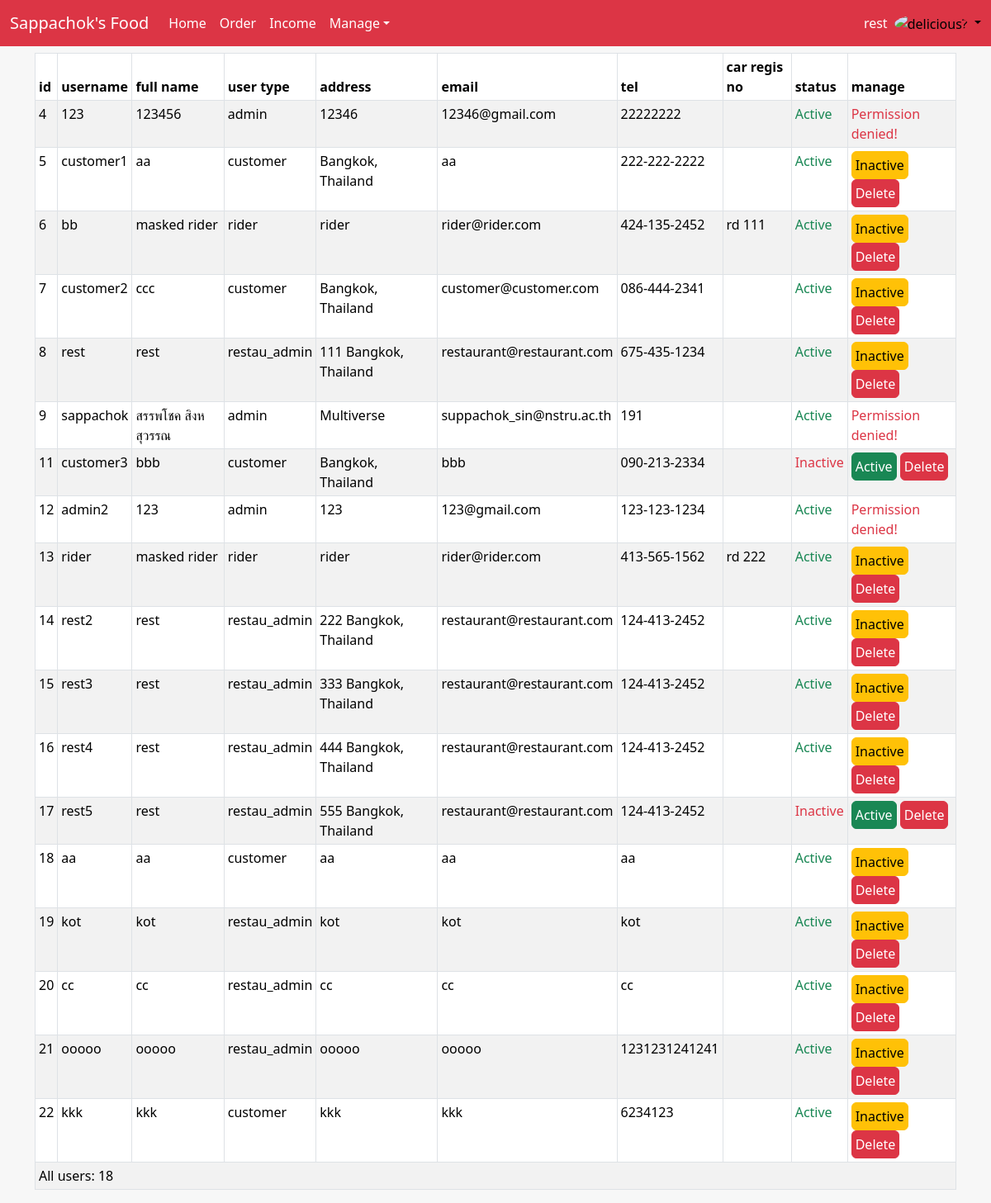
Screenshot of /admin/edit_user.php (signed in) with the database file from the repository.
### tables this page shows
CREATE TABLE `user` (
  `user_id` int(11) NOT NULL,
  `username` varchar(20) NOT NULL,
  `password` varchar(30) NOT NULL,
  `full_name` varchar(100) NOT NULL,
  `user_type` varchar(50) NOT NULL COMMENT 'ADMIN\r\nRESTAU_ADMIN\r\nCUSTOMER\r\nRIDER\r\n',
  `address` varchar(100) NOT NULL,
  `picture` varchar(400) DEFAULT NULL,
  `email` varchar(319) NOT NULL,
  `tel` varchar(50) NOT NULL,
  `car_regis_no` varchar(50) DEFAULT NULL,
  `status` int(1) NOT NULL
);

### admin/edit_user.php (the view)
<?php
include("../header.php");
?>
<div class='container mt-2 table-responsive'>
    <table class='table table-sm table-white table-bordered table-striped'>
        <thead>
            <tr style='background-color: #ff8582;'>
                <th>id</th>
                <th>username</th>
                <th>full name</th>
                <th>user type</th>
                <th>address</th>
                <th>email</th>
                <th>tel</th>
                <th>car regis no</th>
                <th>status</th>
                <th>manage</th>
            </tr>
        </thead>
        <tbody>
            <?php
            $sql = "select * from user";
            $query = $mysqli -> query($sql);
            $index = 0;
            while ($obj = $query -> fetch_object())
            {
                $index++;
            ?>
            <tr>
                <td><?php echo $obj -> user_id; ?></td>
                <td><?php echo $obj -> username; ?></td>
                <td><?php echo $obj -> full_name; ?></td>
                <td><?php echo $obj -> user_type; ?></td>
                <td><?php echo $obj -> address; ?></td>
                <td><?php echo $obj -> email; ?></td>
                <td><?php echo $obj -> tel; ?></td>
                <td><?php echo $obj -> car_regis_no; ?></td>
                <?php
                if ($obj -> status != 0)
                {
                    echo "<td class='text-success'>Active</td>";
                } elseif ($obj -> status == 0)
                {
                    echo "<td class='text-danger'>Inactive</td>";
                }
                ?>
                <td>
                    <?php if ($obj -> user_type != 'admin') { ?>
                        <?php if ($obj -> status != 0) { ?>
                            <a class='btn btn-warning px-1 py-1' href='user_status.php?user_id=<?php echo $obj -> user_id; ?>'>Inactive</a>
                        <?php } else if ($obj -> status == 0)
                        { ?>
                            <a class='btn btn-success px-1 py-1' href='user_status.php?user_id=<?php echo $obj -> user_id; ?>'>Active</a>
                        <?php } ?>
                        <a class='btn btn-danger px-1 py-1' href='user_delete.php?user_id=<?php echo $obj -> user_id; ?>'>Delete</a>
                    <?php } else { echo "<span class='text-danger'>Permission denied!</span>"; } ?>
                </td>
            </tr>
            <?php } ?>
            <tr>
                <td colspan='10'><?php echo "All users: " . $index; ?></td>
            </tr>
        </tbody>
    </table>
</div>
<?php
include("../footer.php");
?>

### header.php (style rules this page uses)
body, html { background-color: #f7f7f7; color: black; }

### rows the page displays
user: user_id "4", username "123", full_name "123456", user_type "admin", address "12346", email "12346@gmail.com", tel "22222222", status "Active", shows "Permission denied!"
user: user_id "5", username "customer1", full_name "aa", user_type "customer", address "Bangkok, Thailand", email "aa", tel "222-222-2222", status "Active"
user: user_id "6", username "bb", full_name "masked rider", user_type "rider", address "rider", email "rider@rider.com", tel "424-135-2452", car_regis_no "rd 111", status "Active"
user: user_id "7", username "customer2", full_name "ccc", user_type "customer", address "Bangkok, Thailand", email "customer@customer.com", tel "086-444-2341", status "Active"
user: user_id "8", username "rest", full_name "rest", user_type "restau_admin", address "111 Bangkok, Thailand", email "restaurant@restaurant.com", tel "675-435-1234", status "Active"
user: user_id "9", username "sappachok", full_name "สรรพโชค สิงหสุวรรณ", user_type "admin", address "Multiverse", email "suppachok_sin@nstru.ac.th", tel "191", status "Active", shows "Permission denied!"
user: user_id "11", username "customer3", full_name "bbb", user_type "customer", address "Bangkok, Thailand", email "bbb", tel "090-213-2334", status "Inactive"
user: user_id "12", username "admin2", full_name "123", user_type "admin", address "123", email "123@gmail.com", tel "123-123-1234", status "Active", shows "Permission denied!"
user: user_id "13", username "rider", full_name "masked rider", user_type "rider", address "rider", email "rider@rider.com", tel "413-565-1562", car_regis_no "rd 222", status "Active"
user: user_id "14", username "rest2", full_name "rest", user_type "restau_admin", address "222 Bangkok, Thailand", email "restaurant@restaurant.com", tel "124-413-2452", status "Active"
user: user_id "15", username "rest3", full_name "rest", user_type "restau_admin", address "333 Bangkok, Thailand", email "restaurant@restaurant.com", tel "124-413-2452", status "Active"
user: user_id "16", username "rest4", full_name "rest", user_type "restau_admin", address "444 Bangkok, Thailand", email "restaurant@restaurant.com", tel "124-413-2452", status "Active"
user: user_id "17", username "rest5", full_name "rest", user_type "restau_admin", address "555 Bangkok, Thailand", email "restaurant@restaurant.com", tel "124-413-2452", status "Inactive"
user: user_id "18", username "aa", full_name "aa", user_type "customer", address "aa", email "aa", tel "aa", status "Active"
user: user_id "19", username "kot", full_name "kot", user_type "restau_admin", address "kot", email "kot", tel "kot", status "Active"
user: user_id "20", username "cc", full_name "cc", user_type "restau_admin", address "cc", email "cc", tel "cc", status "Active"
user: user_id "21", username "ooooo", full_name "ooooo", user_type "restau_admin", address "ooooo", email "ooooo", tel "1231231241241", status "Active"
user: user_id "22", username "kkk", full_name "kkk", user_type "customer", address "kkk", email "kkk", tel "6234123", status "Active"

### other values shown
$_SESSION['username'] "rest"
$index "18"
